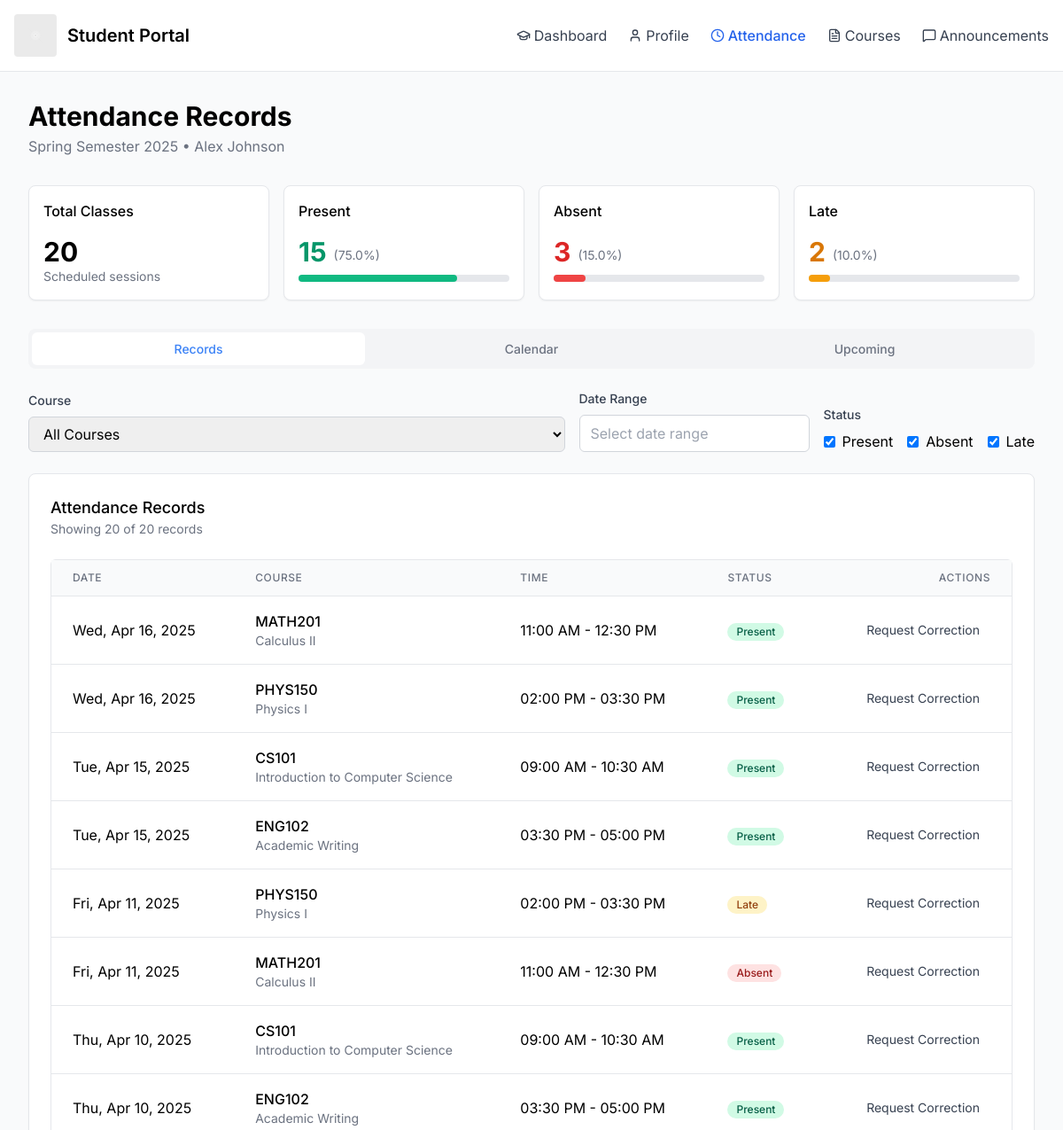
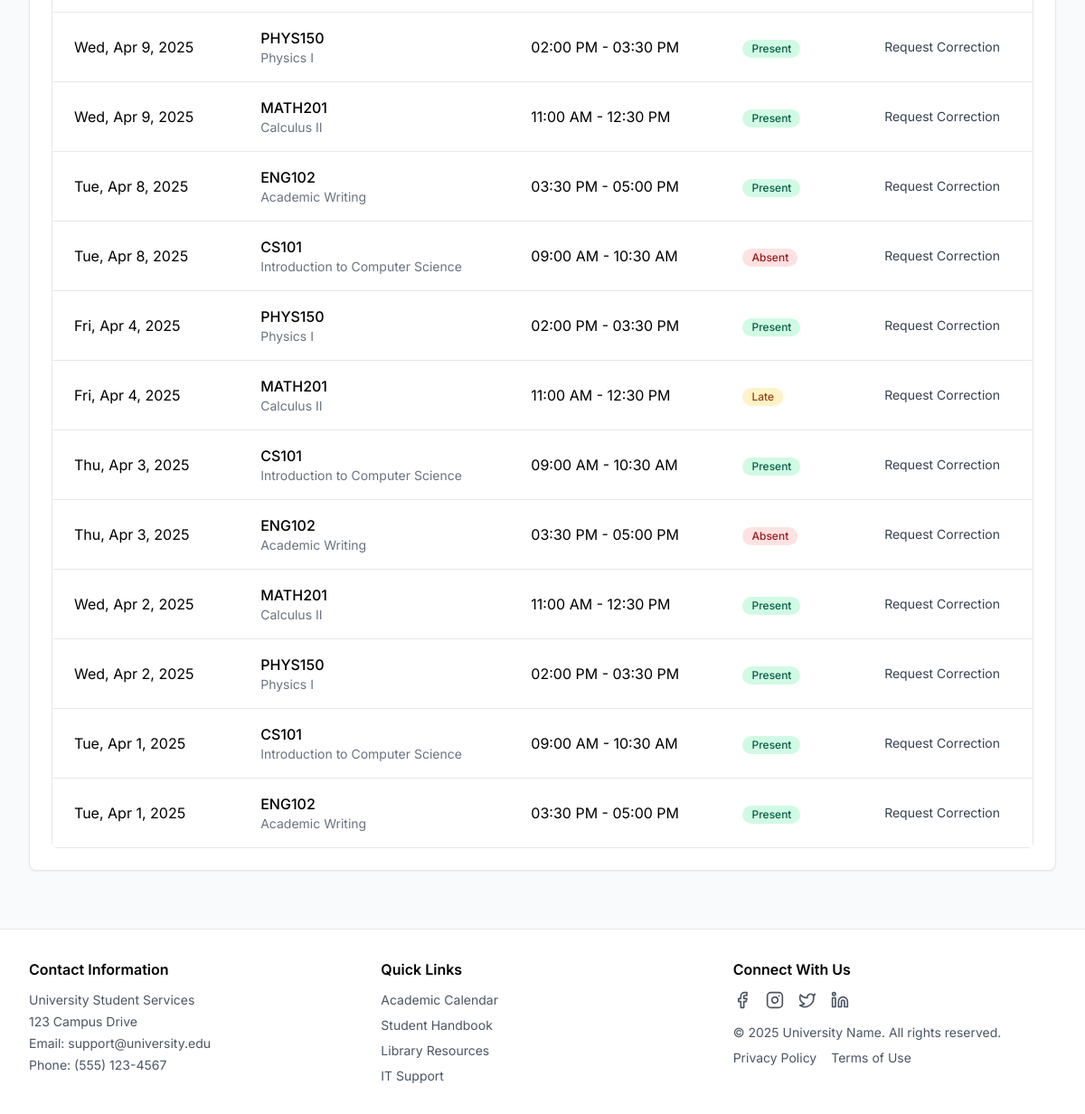
The page /attendance.php (signed in) on the database its author committed (2 pictures, top to bottom).
### tables this page shows
CREATE TABLE IF NOT EXISTS students (
    id INT AUTO_INCREMENT PRIMARY KEY,
    student_id VARCHAR(20) NOT NULL UNIQUE,
    name VARCHAR(100) NOT NULL,
    email VARCHAR(100) NOT NULL,
    phone VARCHAR(20),
    date_of_birth DATE,
    address TEXT,
    program_id INT,
    enrollment_year VARCHAR(4),
    advisor_id INT,
    bio TEXT,
    profile_image VARCHAR(255),
    password VARCHAR(255) NOT NULL,
    created_at TIMESTAMP DEFAULT CURRENT_TIMESTAMP,
    updated_at TIMESTAMP DEFAULT CURRENT_TIMESTAMP ON UPDATE CURRENT_TIMESTAMP
);

CREATE TABLE IF NOT EXISTS attendance (
    id INT AUTO_INCREMENT PRIMARY KEY,
    student_id INT NOT NULL,
    course_id INT NOT NULL,
    date DATE NOT NULL,
    status ENUM('present', 'absent', 'late') NOT NULL,
    time VARCHAR(50),
    created_at TIMESTAMP DEFAULT CURRENT_TIMESTAMP,
    FOREIGN KEY (student_id) REFERENCES students(id) ON DELETE CASCADE,
    FOREIGN KEY (course_id) REFERENCES courses(id) ON DELETE CASCADE
);

CREATE TABLE IF NOT EXISTS courses (
    id INT AUTO_INCREMENT PRIMARY KEY,
    code VARCHAR(20) NOT NULL UNIQUE,
    name VARCHAR(100) NOT NULL,
    description TEXT,
    credits INT,
    instructor_id INT,
    created_at TIMESTAMP DEFAULT CURRENT_TIMESTAMP
);

### attendance.php (the view, shortened to what this page needs)
<?php
require_once 'includes/header.php';
require_once 'config/database.php';
$student_id = $_SESSION['student_id'];
$stmt = $conn->prepare("SELECT name, student_id FROM students WHERE id = ?");
$stmt->bind_param("i", $student_id);
$stmt->execute();
$student = $stmt->get_result()->fetch_assoc();
$attendance_query = "
    SELECT a.id, a.course_id, c.code AS course_code, c.name AS course_name,
           a.date, a.status, a.time
    FROM attendance a
    JOIN courses c ON a.course_id = c.id
    WHERE a.student_id = ?
    ORDER BY a.date DESC
";
$attendance_stmt = $conn->prepare($attendance_query);
$attendance_stmt->bind_param("i", $student_id);
$attendance_stmt->execute();
$attendance_result = $attendance_stmt->get_result();
$attendance_records = [];
while ($record = $attendance_result->fetch_assoc()) {
    $attendance_records[] = $record;
}
function calculateStats($records, $course_id = null) {
    $filtered_records = $records;
    $total = count($filtered_records);
    $present = count(array_filter($filtered_records, function($record) {
        return $record['status'] == 'present';
    }));
    $absent = count(array_filter($filtered_records, function($record) {
        return $record['status'] == 'absent';
    }));
    $late = count(array_filter($filtered_records, function($record) {
        return $record['status'] == 'late';
    }));
    $present_percentage = $total > 0 ? ($present / $total) * 100 : 0;
    $absent_percentage = $total > 0 ? ($absent / $total) * 100 : 0;
    $late_percentage = $total > 0 ? ($late / $total) * 100 : 0;
    return [
        'total' => $total,
        'present' => $present,
        'absent' => $absent,
        'late' => $late,
        'present_percentage' => $present_percentage,
        'absent_percentage' => $absent_percentage,
        'late_percentage' => $late_percentage
    ];
}
$stats = calculateStats($attendance_records);
?>
<main class="flex-1 p-4 md:p-8">
    <div class="max-w-7xl mx-auto space-y-8">
        <div>
            <h1 class="text-2xl md:text-3xl font-bold">Attendance Records</h1>
            <p class="text-gray-500 mt-1">
                Spring Semester 2025 • <?php echo htmlspecialchars($student['name']); ?>
            </p>
        </div>
        <div class="grid grid-cols-1 md:grid-cols-4 gap-4">
            <div class="bg-white rounded-lg border shadow-sm">
                <div class="p-4 pb-2">
                    <h3 class="text-base font-medium">Total Classes</h3>
                </div>
                <div class="p-4 pt-2">
                    <div class="text-3xl font-bold"><?php echo $stats['total']; ?></div>
                    <p class="text-sm text-gray-500">Scheduled sessions</p>
                </div>
            </div>
            <div class="bg-white rounded-lg border shadow-sm">
                <div class="p-4 pb-2">
                    <h3 class="text-base font-medium">Present</h3>
                </div>
                <div class="p-4 pt-2">
                    <div class="flex items-end gap-2">
                        <div class="text-3xl font-bold text-green-600"><?php echo $stats['present']; ?></div>
                        <div class="text-sm text-gray-500 mb-1">(<?php echo number_format($stats['present_percentage'], 1); ?>%)</div>
                    </div>
                    <div class="w-full bg-gray-200 rounded-full h-2 mt-2">
                        <div class="bg-green-500 h-2 rounded-full" style="width: <?php echo $stats['present_percentage']; ?>%"></div>
                    </div>
                </div>
            </div>
            <div class="bg-white rounded-lg border shadow-sm">
                <div class="p-4 pb-2">
                    <h3 class="text-base font-medium">Absent</h3>
                </div>
                <div class="p-4 pt-2">
                    <div class="flex items-end gap-2">
                        <div class="text-3xl font-bold text-red-600"><?php echo $stats['absent']; ?></div>
                        <div class="text-sm text-gray-500 mb-1">(<?php echo number_format($stats['absent_percentage'], 1); ?>%)</div>
                    </div>
                    <div class="w-full bg-gray-200 rounded-full h-2 mt-2">
                        <div class="bg-red-500 h-2 rounded-full" style="width: <?php echo $stats['absent_percentage']; ?>%"></div>
                    </div>
                </div>
            </div>
            <div class="bg-white rounded-lg border shadow-sm">
                <div class="p-4 pb-2">
                    <h3 class="text-base font-medium">Late</h3>
                </div>
                <div class="p-4 pt-2">
                    <div class="flex items-end gap-2">
                        <div class="text-3xl font-bold text-yellow-600"><?php echo $stats['late']; ?></div>
                        <div class="text-sm text-gray-500 mb-1">(<?php echo number_format($stats['late_percentage'], 1); ?>%)</div>
                    </div>
                    <div class="w-full bg-gray-200 rounded-full h-2 mt-2">
                        <div class="bg-yellow-500 h-2 rounded-full" style="width: <?php echo $stats['late_percentage']; ?>%"></div>
                    </div>
                </div>
            </div>
        </div>
        <div class="tabs">
            <div class="grid grid-cols-3 md:w-[400px] bg-gray-100 p-1 rounded-lg">
                <button class="tab-button active" data-tab="records">Records</button>
                <button class="tab-button" data-tab="calendar">Calendar</button>
                <button class="tab-button" data-tab="upcoming">Upcoming</button>
            </div>
            <div id="records-tab" class="tab-content active mt-6 space-y-6">
                <div class="flex flex-col md:flex-row gap-4 md:items-end">
                    <div class="space-y-2 flex-1">
                        <label for="course-filter" class="block text-sm font-medium text-gray-700">Course</label>
                        <select id="course-filter" class="w-full px-3 py-2 border border-gray-300 rounded-md">
                            <option value="all">All Courses</option>
                        </select>
                    </div>
                    <div class="space-y-2">
                        <label class="block text-sm font-medium text-gray-700">Date Range</label>
                        <div class="relative">
                            <input type="text" id="date-range" class="w-full md:w-[300px] px-3 py-2 border border-gray-300 rounded-md" placeholder="Select date range" readonly>
                        </div>
                    </div>
                    <div class="space-y-2">
                        <label class="block text-sm font-medium text-gray-700">Status</label>
                        <div class="flex gap-4">
                            <label class="flex items-center gap-2">
                                <input type="checkbox" id="present-filter" checked>
                                <span>Present</span>
                            </label>
                            <label class="flex items-center gap-2">
                                <input type="checkbox" id="absent-filter" checked>
                                <span>Absent</span>
                            </label>
                            <label class="flex items-center gap-2">
                                <input type="checkbox" id="late-filter" checked>
                                <span>Late</span>
                            </label>
                        </div>
                    </div>
                </div>
                <div class="bg-white rounded-lg border shadow-sm">
                    <div class="p-6">
                        <h3 class="text-lg font-medium">Attendance Records</h3>
                        <p class="text-sm text-gray-500" id="records-count">Showing <?php echo count($attendance_records); ?> of <?php echo count($attendance_records); ?> records</p>
                    </div>
                    <div class="p-6 pt-0">
                        <div class="rounded-md border">
                            <table class="min-w-full divide-y divide-gray-200">
                                <thead class="bg-gray-50">
                                    <tr>
                                        <th scope="col" class="px-6 py-3 text-left text-xs font-medium text-gray-500 uppercase tracking-wider">Date</th>
                                        <th scope="col" class="px-6 py-3 text-left text-xs font-medium text-gray-500 uppercase tracking-wider">Course</th>
                                        <th scope="col" class="px-6 py-3 text-left text-xs font-medium text-gray-500 uppercase tracking-wider">Time</th>
                                        <th scope="col" class="px-6 py-3 text-left text-xs font-medium text-gray-500 uppercase tracking-wider">Status</th>
                                        <th scope="col" class="px-6 py-3 text-right text-xs font-medium text-gray-500 uppercase tracking-wider">Actions</th>
                                    </tr>
                                </thead>
                                <tbody class="bg-white divide-y divide-gray-200" id="attendance-table-body">
                                    <?php if (count($attendance_records) > 0): ?>
                                        <?php foreach ($attendance_records as $record): ?>
                                            <tr class="attendance-row"
                                                data-course="<?php echo $record['course_id']; ?>"
                                                data-date="<?php echo $record['date']; ?>"
                                                data-status="<?php echo $record['status']; ?>">
                                                <td class="px-6 py-4 whitespace-nowrap">
                                                    <?php echo date('D, M j, Y', strtotime($record['date'])); ?>
                                                </td>
                                                <td class="px-6 py-4 whitespace-nowrap">
                                                    <div class="font-medium"><?php echo htmlspecialchars($record['course_code']); ?></div>
                                                    <div class="text-sm text-gray-500"><?php echo htmlspecialchars($record['course_name']); ?></div>
                                                </td>
                                                <td class="px-6 py-4 whitespace-nowrap">
                                                    <?php echo htmlspecialchars($record['time']); ?>
                                                </td>
                                                <td class="px-6 py-4 whitespace-nowrap">
                                                    <span class="inline-flex items-center px-2.5 py-0.5 rounded-full text-xs font-medium
                                                        <?php
                                                            if ($record['status'] == 'present') echo 'bg-green-100 text-green-800';
                                                            elseif ($record['status'] == 'absent') echo 'bg-red-100 text-red-800';
                                                            else echo 'bg-yellow-100 text-yellow-800';
                                                        ?>">
                                                        <?php echo ucfirst($record['status']); ?>
                                                    </span>
                                                </td>
                                                <td class="px-6 py-4 whitespace-nowrap text-right">
                                                    <button class="request-correction px-3 py-1 text-sm text-gray-700 hover:bg-gray-100 rounded-md"
                                                            data-record-id="<?php echo $record['id']; ?>"
                                                            data-course-name="<?php echo htmlspecialchars($record['course_name']); ?>"
                                                            data-date="<?php echo date('M j, Y', strtotime($record['date'])); ?>">
                                                        Request Correction
                                                    </button>
                                                </td>
                                            </tr>
                                        <?php endforeach; ?>
                                    <?php endif; ?>
                                </tbody>
                            </table>
                        </div>
                    </div>
                </div>
            </div>
        </div>
    </div>
</main>
<?php
require_once 'includes/footer.php';
?>

### includes/header.php (style rules this page uses)
body { font-family: 'Inter', sans-serif; }
.tab-content { display: none; }
.tab-content.active { display: block; }
.tab-button { padding: 0.5rem 1rem; border-radius: 0.375rem; font-size: 0.875rem; font-weight: 500; color: #6b7280; transition: background-color 0.2s, color 0.2s; }
.tab-button.active { background-color: white; color: #3b82f6; }

### rows shown on the page
students: name "Alex Johnson"
attendance: date "Wed, Apr 16, 2025", course.code "MATH201", course.name "Calculus II", time "11:00 AM - 12:30 PM", status "Present"
attendance: date "Wed, Apr 16, 2025", course.code "PHYS150", course.name "Physics I", time "02:00 PM - 03:30 PM", status "Present"
attendance: date "Tue, Apr 15, 2025", course.code "CS101", course.name "Introduction to Computer Science", time "09:00 AM - 10:30 AM", status "Present"
attendance: date "Tue, Apr 15, 2025", course.code "ENG102", course.name "Academic Writing", time "03:30 PM - 05:00 PM", status "Present"
attendance: date "Fri, Apr 11, 2025", course.code "PHYS150", course.name "Physics I", time "02:00 PM - 03:30 PM", status "Late"
attendance: date "Fri, Apr 11, 2025", course.code "MATH201", course.name "Calculus II", time "11:00 AM - 12:30 PM", status "Absent"
attendance: date "Thu, Apr 10, 2025", course.code "CS101", course.name "Introduction to Computer Science", time "09:00 AM - 10:30 AM", status "Present"
attendance: date "Thu, Apr 10, 2025", course.code "ENG102", course.name "Academic Writing", time "03:30 PM - 05:00 PM", status "Present"
attendance: date "Wed, Apr 9, 2025", course.code "PHYS150", course.name "Physics I", time "02:00 PM - 03:30 PM", status "Present"
attendance: date "Wed, Apr 9, 2025", course.code "MATH201", course.name "Calculus II", time "11:00 AM - 12:30 PM", status "Present"
attendance: date "Tue, Apr 8, 2025", course.code "ENG102", course.name "Academic Writing", time "03:30 PM - 05:00 PM", status "Present"
attendance: date "Tue, Apr 8, 2025", course.code "CS101", course.name "Introduction to Computer Science", time "09:00 AM - 10:30 AM", status "Absent"
attendance: date "Fri, Apr 4, 2025", course.code "PHYS150", course.name "Physics I", time "02:00 PM - 03:30 PM", status "Present"
attendance: date "Fri, Apr 4, 2025", course.code "MATH201", course.name "Calculus II", time "11:00 AM - 12:30 PM", status "Late"
attendance: date "Thu, Apr 3, 2025", course.code "CS101", course.name "Introduction to Computer Science", time "09:00 AM - 10:30 AM", status "Present"
attendance: date "Thu, Apr 3, 2025", course.code "ENG102", course.name "Academic Writing", time "03:30 PM - 05:00 PM", status "Absent"
attendance: date "Wed, Apr 2, 2025", course.code "MATH201", course.name "Calculus II", time "11:00 AM - 12:30 PM", status "Present"
attendance: date "Wed, Apr 2, 2025", course.code "PHYS150", course.name "Physics I", time "02:00 PM - 03:30 PM", status "Present"
attendance: date "Tue, Apr 1, 2025", course.code "CS101", course.name "Introduction to Computer Science", time "09:00 AM - 10:30 AM", status "Present"
attendance: date "Tue, Apr 1, 2025", course.code "ENG102", course.name "Academic Writing", time "03:30 PM - 05:00 PM", status "Present"

### other values the page prints
$stats['total'] "20"
$stats['present'] "15"
$stats['present_percentage'] "75.0"
$stats['absent'] "3"
$stats['absent_percentage'] "15.0"
$stats['late'] "2"
$stats['late_percentage'] "10.0"
